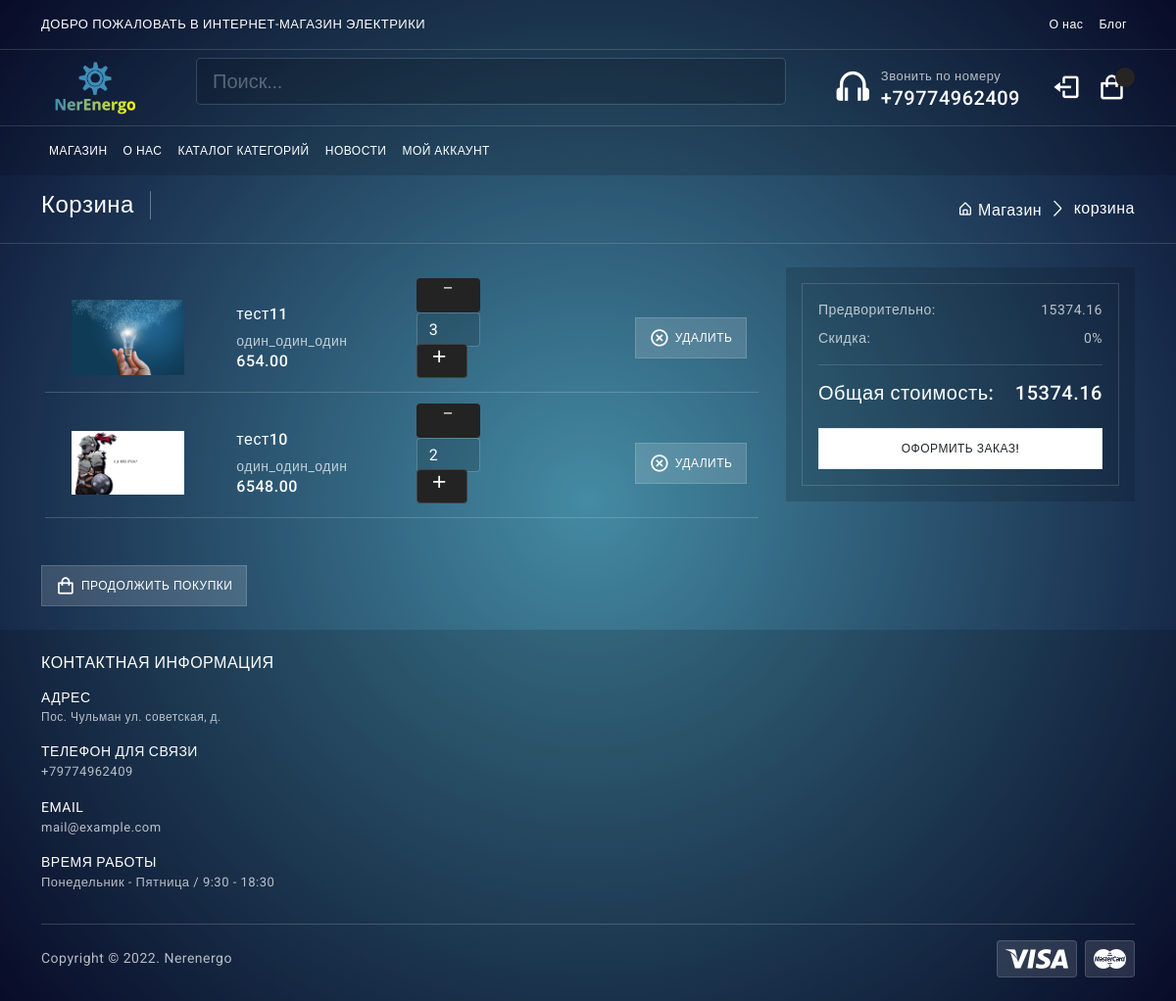
Screenshot of /cart/ (signed in) with the database file from the repository.
### accounts/models.py (models this page shows, shortened)
class Account(AbstractBaseUser):
    first_name = models.CharField(max_length=50)
    last_name = models.CharField(max_length=50)
    username = models.CharField(max_length=50, unique=True)
    email = models.EmailField(max_length=100, unique=True)
    Phone_number = models.CharField(max_length=50)
    is_admin = models.BooleanField(default=False)
    is_staff = models.BooleanField(default=False)
    is_active = models.BooleanField(default=False)
    is_superadmin = models.BooleanField(default=False)
    date_joined_for_format = models.DateTimeField(auto_now_add=True)
    last_login_for_format  = models.DateTimeField(auto_now_add=True)
    USERNAME_FIELD = 'email'
    REQUIRED_FIELDS = ['username', 'first_name', 'last_name']
    objects = AccountManger()

### cart/models.py (models this page shows, shortened)
class CartItem(models.Model):
    user = models.ForeignKey(Account, on_delete=models.CASCADE, null=True )
    product = models.ForeignKey(Product, on_delete=models.CASCADE)
    variation = models.ManyToManyField(Variation, blank=True)
    cart = models.ForeignKey(Cart, on_delete=models.CASCADE, null=True)
    quantity = models.IntegerField()
    is_active = models.BooleanField(default=True)

### mainapp/models.py (models this page shows, shortened)
class Product(models.Model):
	category = models.ForeignKey(Category, verbose_name='Категория', on_delete=models.CASCADE)
	title = models.CharField(max_length=255, verbose_name="наименование")
	identifications = models.PositiveIntegerField(default=1, verbose_name='индификатор', blank=True)
	slug = models.SlugField(unique=True)
	image = models.ImageField(verbose_name='Изображение')
	description = models.TextField(verbose_name='описание', null=True)
	price = models.DecimalField(max_digits=9, decimal_places=2, verbose_name='Цена')
	count_view = models.PositiveIntegerField(default=0, verbose_name='Количество')
	characteristiks = models.TextField(verbose_name='описание', null=True)
	date_created = models.DateTimeField(auto_now_add = True)
	property1 = models.CharField(max_length=255, verbose_name="свойство_№1", blank=True)
	property2 = models.CharField(max_length=255, verbose_name="свойство_№2", blank=True)
	property3 = models.CharField(max_length=255, verbose_name="свойство_№3", blank=True)
	property4 = models.CharField(max_length=255, verbose_name="свойство_№4", blank=True)
	property5 = models.CharField(max_length=255, verbose_name="свойство_№5", blank=True)
	property6 = models.CharField(max_length=255, verbose_name="свойство_№6", blank=True)
	property7 = models.CharField(max_length=255, verbose_name="свойство_№7", blank=True)
	property8 = models.CharField(max_length=255, verbose_name="свойство_№8", blank=True)
	property9 = models.CharField(max_length=255, verbose_name="свойство_№9", blank=True)
	property10 = models.CharField(max_length=255, verbose_name="свойство_№10", blank=True)
	class Meta:
		verbose_name = 'Продукт'
		verbose_name_plural = 'Продукты'

class Category(MPTTModel):
	name = models.CharField(max_length=255, verbose_name="имя категории")
	slug = models.SlugField(unique=True)
	parent = TreeForeignKey('self', on_delete=models.CASCADE, null=True, blank=True, related_name='children')
	class MPTTMeta:
		order_insertion_by = ['name']
	def __str__(self):
		return self.name
	class Meta:
		verbose_name = 'Категорию'
		verbose_name_plural = 'категории'

### cart/views.py (the view)
# urls.py: path('', views.cart, name='cart'),
def cart(request, total_price=0, quantity=0, cart_items=None):
    grand_total = 0
    tax = 0
    try:
        if request.user.is_authenticated:
            cart_items = CartItem.objects.filter(user=request.user, is_active=True)
        else:
            cart = Cart.objects.get(cart_id=_cart_id(request))
            cart_items = CartItem.objects.filter(cart=cart, is_active=True)
        for cart_item in cart_items:
            total_price += (cart_item.product.price * cart_item.quantity)
            quantity += cart_item.quantity
    except ObjectDoesNotExist:
        pass
    tax = round(((2 * total_price)/100), 2)
    grand_total = total_price + tax
    handing = 15.00
    total = float(grand_total) + handing
    context = {
        'total' : total_price,
        'quantity': quantity,
        'cart_items':cart_items,
        'order_total':total,
        'vat' : tax,
        'handing':handing,
    }
    return render(request, 'mainapp/cart.html', context)

### mainapp/templates/mainapp/cart.html (shortened to what this page needs)
{% extends 'mainapp/index.html' %}
{% block content %}
 {% if not cart_items %}
 		<section class="py-3 border-bottom d-none d-md-flex">
			<div class="container">
				<div class="page-breadcrumb d-flex align-items-center">
					<h3 class="breadcrumb-title pe-3">Корзина</h3>
					<div class="ms-auto">
						<nav aria-label="breadcrumb">
							<ol class="breadcrumb mb-0 p-0">
								<li class="breadcrumb-item"><a href="{% url 'mainapp:index.html' %}"><i class="bx bx-home-alt"></i> Магазин</a>
								</li>
								<li class="breadcrumb-item active" aria-current="page">корзина</li>
							</ol>
						</nav>
					</div>
				</div>
			</div>
		</section>
		<div style="font-size:18px; margin-bottom:300px;margin-top:30px" class="container alert alert-info text-center" role="alert">
		<b>Ваша корзина пуста,&nbsp;&nbsp; <a href="{% url 'mainapp:index.html' %}" style="color:#21094e;text-decoration: underline;">Вернуться к покупкам<a></b>
		</div>
{% else %}
				<section class="py-3 border-bottom d-none d-md-flex">
					<div class="container">
						<div class="page-breadcrumb d-flex align-items-center">
							<h3 class="breadcrumb-title pe-3">Корзина</h3>
							<div class="ms-auto">
								<nav aria-label="breadcrumb">
									<ol class="breadcrumb mb-0 p-0">
										<li class="breadcrumb-item"><a href="{% url 'mainapp:index.html' %}"><i class="bx bx-home-alt"></i> Магазин</a>
										</li>
										<li class="breadcrumb-item active" aria-current="page">корзина</li>
									</ol>
								</nav>
							</div>
						</div>
					</div>
				</section>
				<section class="py-4">
					<div class="container">
						<div class="shop-cart">
							<div class="row">
								<div class="col-12 col-xl-8">
									<div class="shop-cart-list mb-3 p-3">
										{% for cart_item in cart_items %}
										<div class="row align-items-center g-6">
											<div class="col-3 col-lg-9">
												<div class="d-lg-flex align-items-center gap-2">
													<div class="col cart-img text-center text-lg-start">
														<a href="{{ product.get_absolute_url }}">
														<img style="width:130px; padding-left: 15px" src="{{cart_item.product.image.url}}"alt=""></a>
													</div>
													<div class="col cart-detail text-center text-lg-start" style="padding-left: 20px; padding-right: 20px; position: center;">
														<h6 class="mb-2">{{ cart_item.product.title }}</h6>
														<span class="mb-0">{{cart_item.product.category}}</span>
														<h6 class="mb-0">{{cart_item.product.price}}</h6>
													</div>
													<div class="col plus-minus">
														<form style="" action="{% url 'cart:add_cart' cart_item.product.id %}" method="POST">
															<a href="{% url 'cart:remove_cart' cart_item.product.id cart_item.id %}" ><i style="text-align: center; background:#232323;color:#fff;height:35px;margin-top:-5px;width:65px; border-radius: 4px;" class="bx bx-minus "></i></a>
															<input style=" height:35px; width: 65px;" class="form-control" value="{{cart_item.quantity}}">
															<button style="background:#232323;color:#fff; height:35px; margin-top:-3px " class="btn btn-light" type="submit" id="button-minus"> <i class="bx bx-plus"></i> </button>
														</form>
													</div>
												</div>
											</div>
											<div class="col-12 col-lg-3">
												<div class="text-center">
													<div class="d-flex gap-2 justify-content-center justify-content-lg-end"> <a href="{% url 'cart:remove_cart_item' cart_item.product.id cart_item.id %}" class="btn btn-light rounded-0 btn-ecomm"><i class='bx bx-x-circle'></i>Удалить</a>
													</div>
												</div>
											</div>
											<hr>
										</div>
										{% endfor %}
									</div>
								</div>
								<div class="col-12 col-xl-4">
											<div class="checkout-form p-3 bg-dark-1">
												<div class="card rounded-0 border bg-transparent mb-0 shadow-none">
													<div class="card-body">
														<p class="mb-2">Предворительно: <span class="float-end">{{order_total}}</span>
														<p class="mb-0">Скидка: <span class="float-end">0%</span>
														</p>
														<div class="my-3 border-top"></div>
														<h5 class="mb-0">Общая стоимость: <span class="float-end">{{order_total}}</span></h5>
														<div class="d-grid"> <a href="javascript:;" class="btn btn-white btn-ecomm">Оформить заказ!</a>
														</div>
													</div>
												</div>
											</div>
										</div>
							</div>
							<div class="d-lg-flex align-items-center gap-2">	<a href="{% url 'mainapp:index.html' %}" class="btn btn-light btn-ecomm"><i class='bx bx-shopping-bag'></i> Продолжить покупки</a>
							</div>
						</div>
					</div>
				</section>
{% endif %}
{% endblock content %}

### static/mainapp/css/app.css (style rules this page uses)
body { background-image: radial-gradient(circle, rgba(80,163,191,1)0%, rgba(11,16,55,1)100%); font-size: 14px; letter-spacing: .5px; font-family: Roboto, sans-serif; }
input::placeholder { color: #fff!important; opacity: .3!important }
a { text-decoration: none }
.breadcrumb-title { font-size: 24px; border-right: 1.5px solid rgb(255 255 255 / 34%); color: #fff; }
.page-breadcrumb .breadcrumb li.breadcrumb-item { font-size: 16px }
.page-breadcrumb .breadcrumb-item+.breadcrumb-item::before { display: inline-block; padding-right: .5rem; color: #ffffff; font-family: LineIcons; content: "\ea5c" }
.bg-dark-1 { background-color: rgb(0 0 0 / 15%)!important; }
.btn i { vertical-align: middle; font-size: 1.3rem; margin-top: -1em; margin-bottom: -1em; margin-right: 5px }
.btn-ecomm { padding: .675rem .85rem; font-size: 12px; font-weight: 500; border-radius: 0; text-transform: uppercase; display: inline-flex; align-items: center; justify-content: center; }
.btn-white { background-color: #fff; border-color: #e7eaf3 }

### rows the page displays
CartItem: product.image (picture), product "тест11", product.category "один_один_один", product.price "654.00", quantity "3"
CartItem: product.image (picture), product "тест10", product.category "один_один_один", product.price "6548.00", quantity "2"

### other values shown
{{ order_total }} "15374.16"
